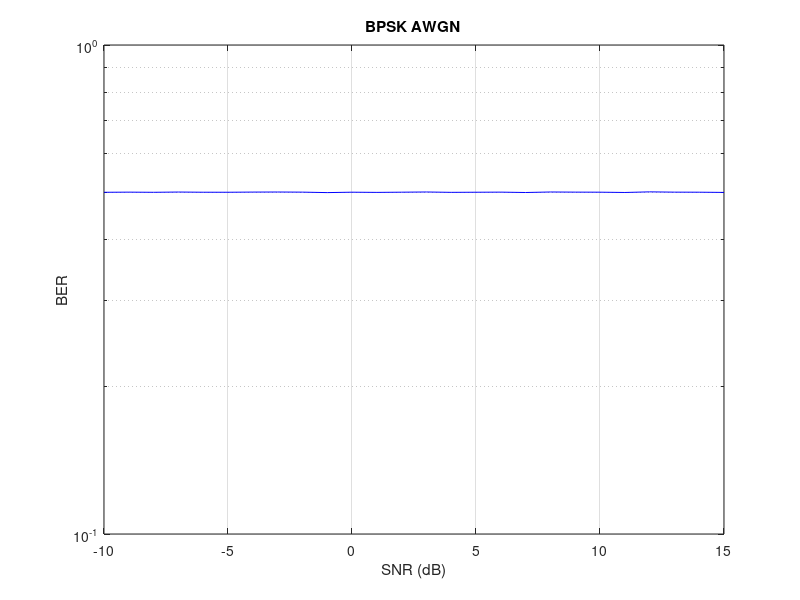

Recreate this plot in MATLAB.
clear;
clc;
close all;

% define a SNR vector you want to simulate
SNR_range = -10:1:15;
BER = zeros(1,length(SNR_range));

for ii = 1:length(SNR_range)

data_tx = rand(1,1000000); %create random data to be transmitted
data_tx = round(data_tx); %round up value to 1 or 0 -> data is like 0101110

%mapping matrix -> for modulation purpose
sym_map = [1, -1];
M = log2(length(sym_map)); %no. of bits for representing the modulation
temp = reshape(data_tx,M,[]); %reshaping matrix, e.g. 2x4 -> 4x2
sym_int = 2.^[0:M-1]*temp; %init symbol matrix based on reshaped data_tx
sym_int = sym_int+1; %add one to cover full 4 cases start from 1 instead 0
sym_tx = sym_map(sym_int); %apply map to sym_int, this is modulation

SNR = SNR_range(ii); %signal to noise ratio, unit = dB
Esig2 = 10^(-SNR/20); %avg amplitude of noise

%generate noise
n = size(sym_tx);
noise = Esig2*(randn(n)+j*randn(n))/sqrt(2);

%add noise to tx and form rx
sym_rx = sym_tx + noise;

%demodulation, using slicer
tmp = sym_rx<0;
%reshaping matrix
data_rx = reshape(tmp,1,[]);

BE = sum(data_tx ~= data_rx); %sum of bit errors

BER(ii) = BE/length(data_rx); %bit error rate = no. of error bits / lenght data
end

%plot graph
figure(1);
semilogy(SNR_range,BER,'b-');xlabel('SNR (dB)');ylabel('BER');title('BPSK AWGN');grid on
